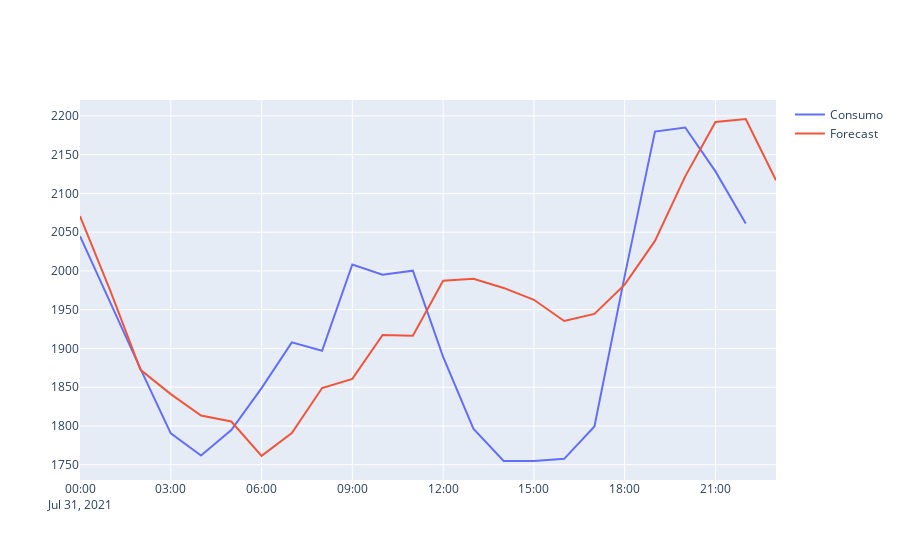

The code cell stored with this chart in its notebook:
### Code cell
import plotly.graph_objects as go
fig = go.Figure()
# Create and style traces
fig.add_trace(go.Scatter(x=forecasts_df.index, y=test["Consumo"], name='Consumo'))
fig.add_trace(go.Scatter(x=forecasts_df.index, y=forecasts_df["Consumo"], name = 'Forecast'))
fig.show()
